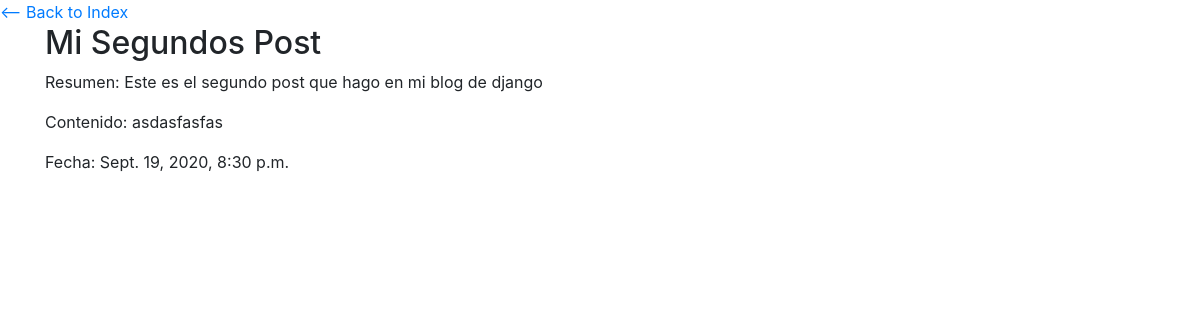
/post/second-post, run on the app's committed database.
### blog_new/models.py (models this page shows, shortened)
class Post(models.Model):
    title = models.CharField(max_length=255)
    slug = models.CharField(max_length=255, unique=True)
    summary = models.CharField(max_length=300)
    content = models.TextField()
    published = models.BooleanField(default=True)
    created = models.DateTimeField(auto_now_add=True)
    image = models.ImageField(upload_to='img')
    class Meta:
        ordering = ['-created']

### blog_new/views.py (the view)
# urls.py: path('post/<str:slug>', blog_views.post, name='post'),
def post(request, slug):
    try:
        post = Post.objects.get(slug=slug)
    except Post.DoesNotExist:
        raise Http404('Post Not Found')
    return render(request, 'post.html', {'post': post})

### blog_new/templates/post.html (shortened to what this page needs)
{% extends 'base.html' %}
{% block content %}
<a href="/"><-- Back to Index</a>
<br>
<div class="container">
    <div class="row">
        <div class="col-lg-12">
            <h2>{{ post.title }}</h2>
            <p>Resumen: {{ post.summary }}</p>
            <p>Contenido: {{ post.content }}</p>
            <p>Fecha: {{ post.created }}</p>
        </div>
    </div>
</div>
{% endblock %}

### data on the page
Post: title "Mi Segundos Post", summary "Este es el segundo post que hago en mi blog de django", content "asdasfasfas", created "Sept. 19, 2020, 8:30 p.m."
